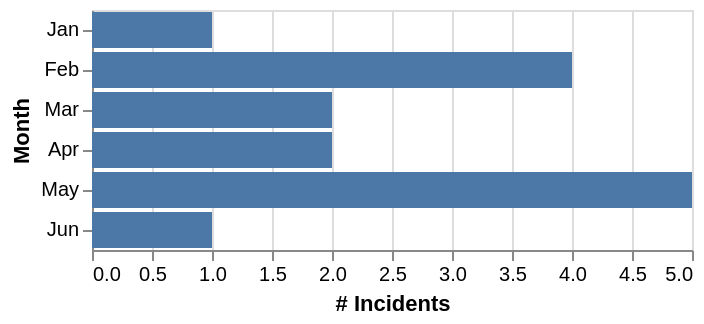

The Vega-Lite source for this figure:
### Vega-Lite specification from a JSON file in a GitHub repository (floating-point values rounded to 4 significant figures)
{"$schema": "https://vega.github.io/schema/vega-lite/v2.json", "description": "OIS by Month", "data": {"values": [{"month": "01-01-2017", "count": 1}, {"month": "02-01-2017", "count": 4}, {"month": "03-01-2017", "count": 2}, {"month": "04-01-2017", "count": 2}, {"month": "05-01-2017", "count": 5}, {"month": "06-01-2017", "count": 1}]}, "mark": "bar", "encoding": {"y": {"field": "month", "type": "ordinal", "timeUnit": "month", "axis": {"title": "Month"}}, "x": {"field": "count", "type": "quantitative", "axis": {"title": "# Incidents"}}}}
